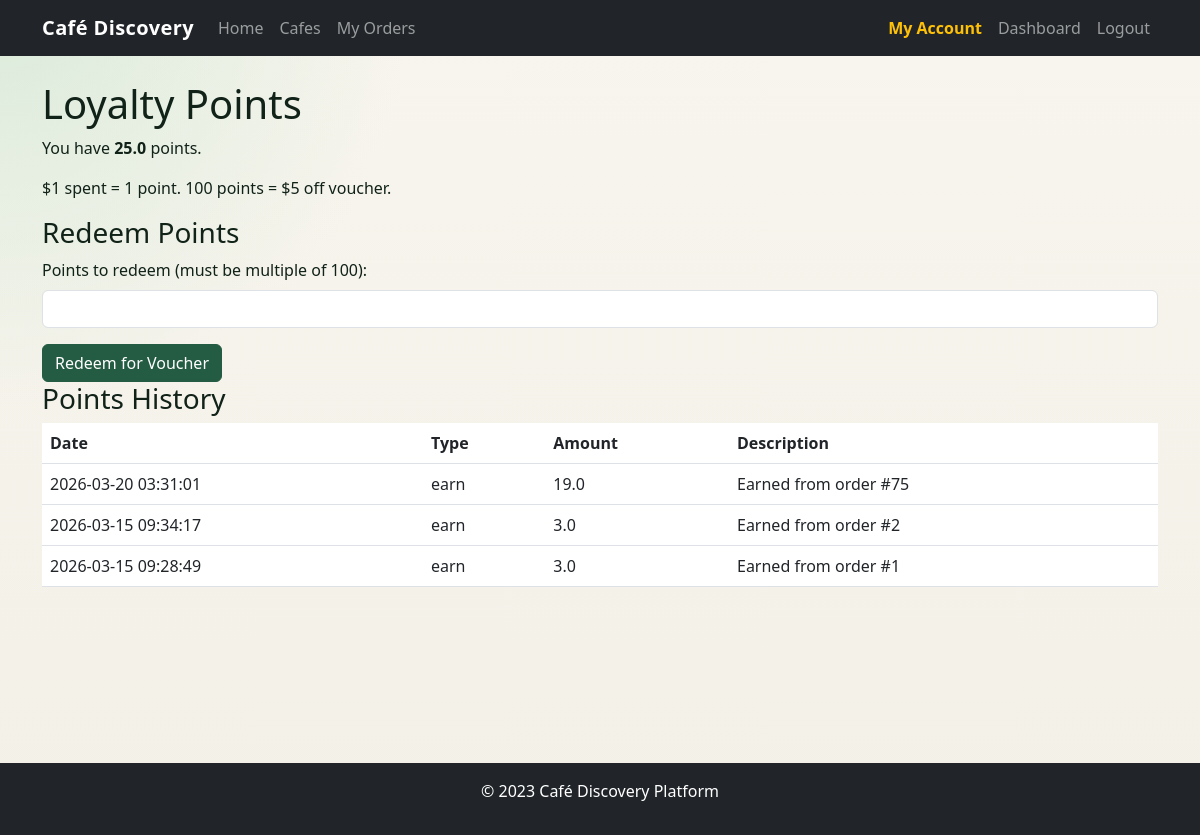
/loyalty, run on an earlier commit of the app's database.
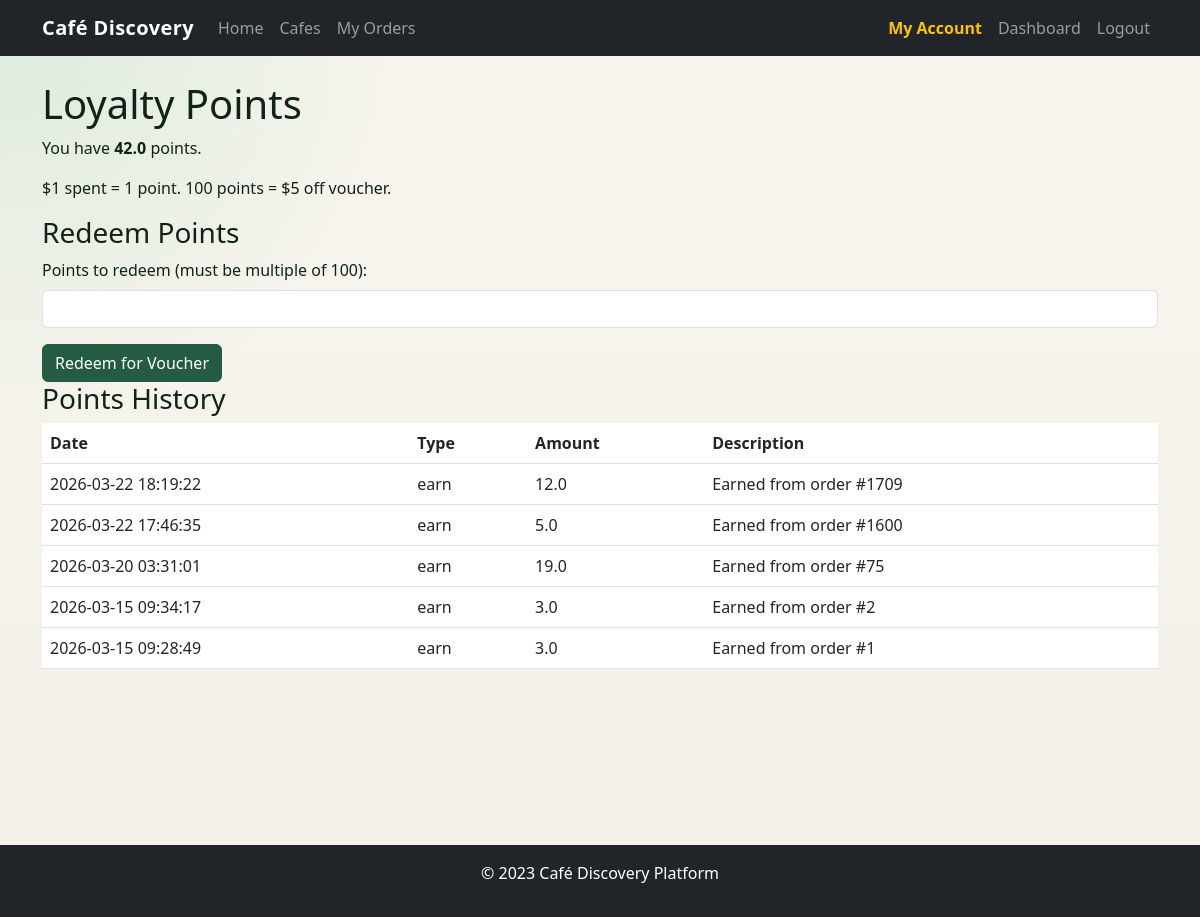
And on a later commit of the database.
### app/models/point.py (models this page shows)
class Point(Base):
    __tablename__ = "points"
    id = Column(Integer, primary_key=True, index=True)
    user_id = Column(Integer, ForeignKey("users.id"))
    amount = Column(Float)  # positive for earn, negative for redeem
    transaction_type = Column(String)  # earn, redeem
    description = Column(String)
    created_at = Column(DateTime(timezone=True), server_default=func.now())
    user = relationship("User")

### main.py (the view)
@app.get("/loyalty", response_class=HTMLResponse)
async def loyalty(request: Request, current_user: User = Depends(get_current_user_optional), db: Session = Depends(get_db)):
    if not current_user or current_user.role != 'customer':
        return RedirectResponse(url="/login", status_code=302)
    points = db.query(Point).filter(Point.user_id == current_user.id).order_by(Point.created_at.desc()).all()
    points_balance = sum(p.amount for p in points)
    return templates.TemplateResponse("loyalty.html", {"request": request, "points": points, "points_balance": points_balance, "current_user": current_user})

### app/templates/loyalty.html (shortened to what this page needs)
{% extends "base.html" %}
{% block content %}
<h1>Loyalty Points</h1>
<p>You have <strong>{{ points_balance }}</strong> points.</p>
<p>$1 spent = 1 point. 100 points = $5 off voucher.</p>
<h3>Redeem Points</h3>
<form method="post" action="/redeem">
    <div class="mb-3">
        <label for="points" class="form-label">Points to redeem (must be multiple of 100):</label>
        <input type="number" class="form-control" id="points" name="points" min="100" step="100" required>
    </div>
    <button type="submit" class="btn btn-primary">Redeem for Voucher</button>
</form>
<h3>Points History</h3>
{% if points %}
<table class="table">
    <thead>
        <tr>
            <th>Date</th>
            <th>Type</th>
            <th>Amount</th>
            <th>Description</th>
        </tr>
    </thead>
    <tbody>
        {% for point in points %}
        <tr>
            <td>{{ point.created_at }}</td>
            <td>{{ point.transaction_type }}</td>
            <td>{{ point.amount }}</td>
            <td>{{ point.description }}</td>
        </tr>
        {% endfor %}
    </tbody>
</table>
{% else %}
<p>No points history yet.</p>
{% endif %}
{% endblock %}

What changed in the data, as far as the page shows it:
added Point: created_at "2026-03-22 18:19:22", transaction_type "earn", amount "12.0", description "Earned from order #1709"
added Point: created_at "2026-03-22 17:46:35", transaction_type "earn", amount "5.0", description "Earned from order #1600"
Also different on the page:
{{ points_balance }}: "25.0" → "42.0"
